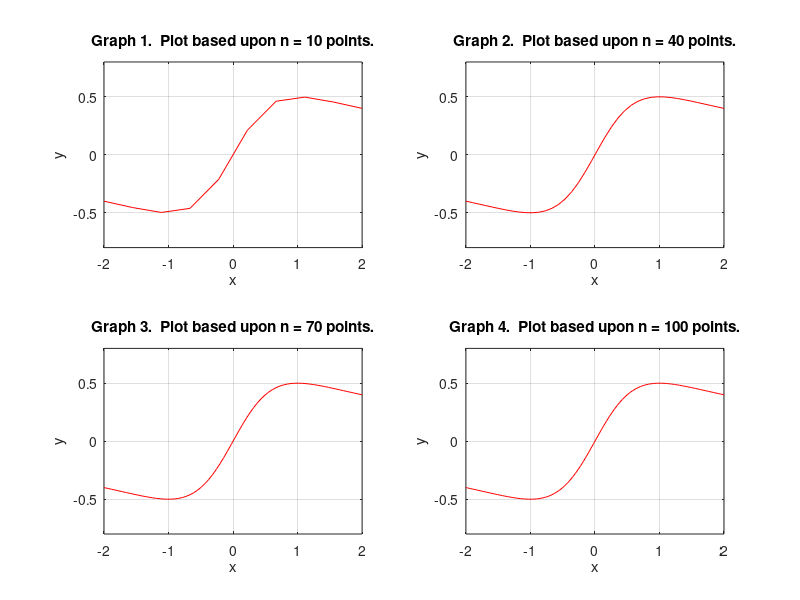

The MATLAB source for this figure:

% Script file graph2.

% Several plots of the rational function y = x/(1+x^2) 
% in the same window using the function subplot.

k = 0;
for n=1:3:10
   n10 = 10*n;
   x = linspace(-2,2,n10);
   y = x./(1+x.^2);
   k = k+1;
   subplot(2,2,k)
   plot(x,y,'r')
 
   title(sprintf('Graph %g.  Plot based upon n = %g points.' ... 
   , k, n10))
   xlabel('x')
   ylabel('y')
   axis([-2,2,-.8,.8])
   grid
   pause(3);
end
